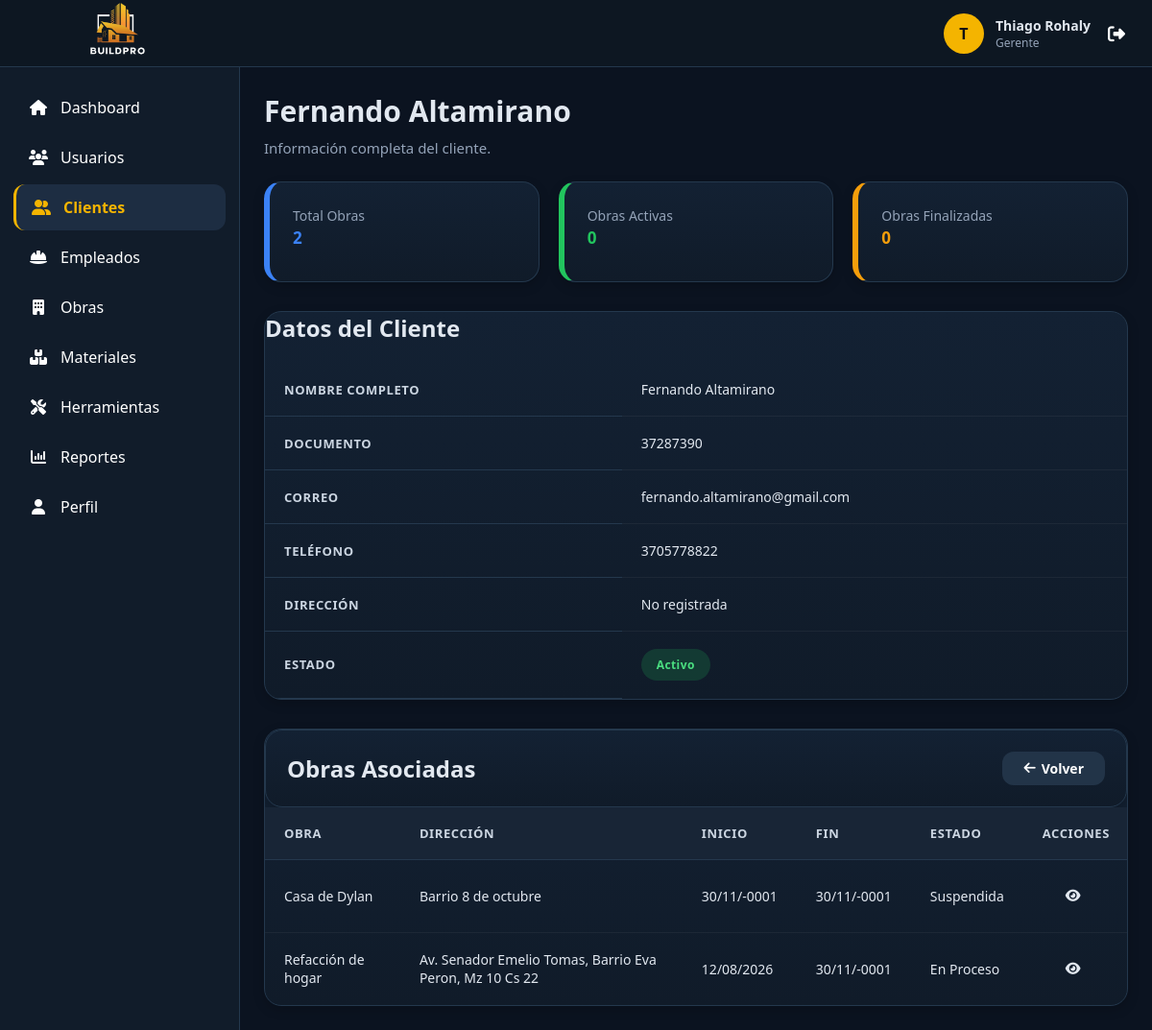
/vistas/clientes/ver.php?id=26 (signed in), run on an earlier commit of the app's database.
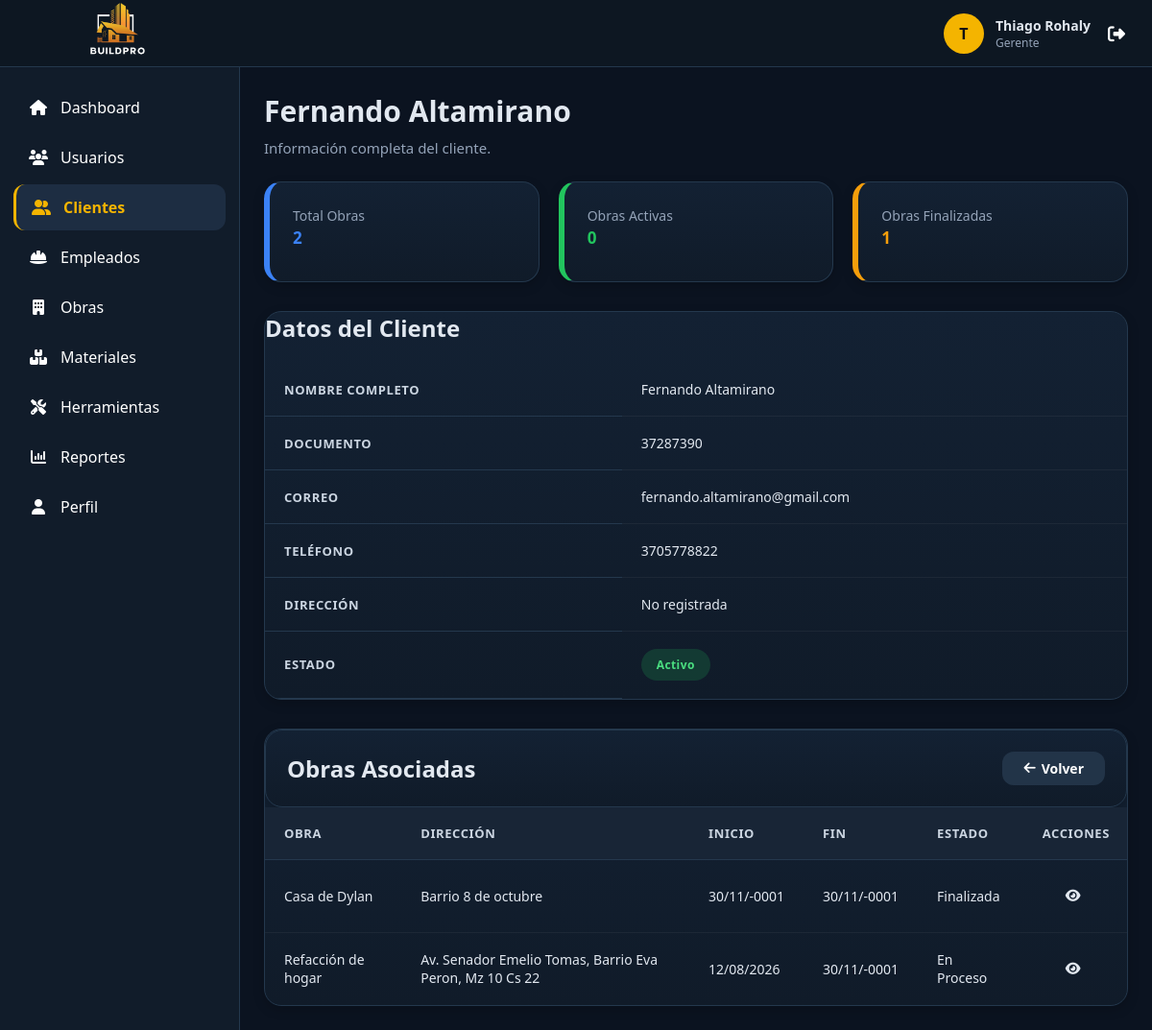
And on a later commit of the database.
### tables this page shows
CREATE TABLE `obra` (
  `id_obra` int(11) NOT NULL,
  `id_usuario` int(11) NOT NULL,
  `id_jefe_obra` int(11) DEFAULT NULL,
  `nombre_obra` varchar(150) NOT NULL,
  `direccion` varchar(255) NOT NULL,
  `descripcion` text DEFAULT NULL,
  `fecha_inicio` date DEFAULT NULL,
  `fecha_fin` date DEFAULT NULL,
  `estado` enum('Planificacion','En Proceso','Finalizada','Cancelada','Suspendida') DEFAULT 'Planificacion',
  `activo` tinyint(1) NOT NULL DEFAULT 1
);

### modelos/Conexion.php (called while the page is built)
<?php
class Conexion {
    private $host = "localhost";
    private $usuario = "root";
    private $password = "";
    private $baseDatos = "constructora";
public function conectar(){
    try {
        $conexion = new PDO(
            "mysql:host=".$this->host.
            ";dbname=".$this->baseDatos.
            ";charset=utf8mb4",
            $this->usuario,
            $this->password
        );
        $conexion->setAttribute(
            PDO::ATTR_ERRMODE,
            PDO::ERRMODE_EXCEPTION
        );
        return $conexion;
    } catch(PDOException $e){
        die("Error de conexión: ".$e->getMessage());
    }
}
}
?>

### modelos/Cliente.php (called while the page is built, shortened)
<?php
require_once "Conexion.php";
class Cliente
{
    private $conexion;
    public function __construct()
    {
        $db = new Conexion();
        $this->conexion = $db->conectar();
    }
    public function obtenerPorId($id)
    {
        $sql = "
            SELECT *
            FROM usuario
            WHERE id_usuario = ?
            AND id_rol = 6
            LIMIT 1
        ";
        $stmt = $this->conexion->prepare($sql);
        $stmt->execute([$id]);
        return $stmt->fetch(PDO::FETCH_ASSOC);
    }
    public function obtenerObras($idCliente)
    {
        $sql = "
            SELECT
                id_obra,
                nombre_obra,
                direccion,
                fecha_inicio,
                fecha_fin,
                estado,
                activo
            FROM obra
            WHERE id_usuario = ?
            ORDER BY id_obra DESC
        ";
        $stmt = $this->conexion->prepare($sql);
        $stmt->execute([$idCliente]);
        return $stmt->fetchAll(PDO::FETCH_ASSOC);
    }
    public function obtenerResumen($idCliente)
    {
        $sql = "
        SELECT
            COUNT(*) AS total_obras,
            SUM(CASE WHEN estado = 'En ejecución' THEN 1 ELSE 0 END) AS obras_activas,
            SUM(CASE WHEN estado = 'Finalizada' THEN 1 ELSE 0 END) AS obras_finalizadas
        FROM obra
        WHERE id_usuario = ?
    ";
        $stmt = $this->conexion->prepare($sql);
        $stmt->execute([$idCliente]);
        return $stmt->fetch(PDO::FETCH_ASSOC);
    }
}

### vistas/clientes/ver.php (the view, shortened to what the changed rows need)
<?php
require_once "../../modelos/Cliente.php";
$modeloCliente = new Cliente();
$cliente = $modeloCliente->obtenerPorId($_GET["id"]);
$obras = $modeloCliente->obtenerObras($_GET["id"]);
$resumen = $modeloCliente->obtenerResumen($_GET["id"]);
require_once "../../layouts/header.php";
?>
<main class="content">
    <div class="page-title no-print">
        <h1>
            <?= $cliente["nombre"] . " " . $cliente["apellido"]; ?>
        </h1>
    </div>
    <div class="alert-container">
        <div class="alert alert-warning">
            <p>Obras Finalizadas</p>
            <h3>
                <?= $resumen["obras_finalizadas"] ?? 0; ?>
            </h3>
        </div>
    </div>
    <div class="table-container">
        <h2 style="margin-bottom:20px;">
            Datos del Cliente
        </h2>
        <table class="table">
            <tbody>
                <tr>
                    <th>Nombre Completo</th>
                </tr>
                <tr>
                    <th>Documento</th>
                </tr>
                <tr>
                    <th>Correo</th>
                </tr>
                <tr>
                    <th>Teléfono</th>
                </tr>
                <tr>
                    <th>Dirección</th>
                </tr>
                <tr>
                    <th>Estado</th>
                </tr>
            </tbody>
        </table>
    </div>
    <div class="table-container">
        <div class="toolbar">
            <div class="toolbar-left">
                <h2>
                    Obras Asociadas
                </h2>
            </div>
        </div>
        <table class="table">
            <thead>
                <tr>
                    <th>Obra</th>
                    <th>Dirección</th>
                    <th>Inicio</th>
                    <th>Fin</th>
                    <th>Estado</th>
                    <th>Acciones</th>
                </tr>
            </thead>
            <tbody>
                <?php foreach ($obras as $obra) { ?>
                    <tr>
                        <td>
                            <?= $obra["nombre_obra"]; ?>
                        </td>
                        <td>
                            <?= $obra["direccion"]; ?>
                        </td>
                        <td>
                            <?= date("d/m/Y", strtotime($obra["fecha_inicio"])); ?>
                        </td>
                        <td>
                            <?= !empty($obra["fecha_fin"])
                                ? date("d/m/Y", strtotime($obra["fecha_fin"]))
                                : "-"; ?>
                        </td>
                        <td>
                            <?= $obra["estado"]; ?>
                        </td>
                        <td>
                            <a
                                href="../obras/ver.php?id=<?= $obra["id_obra"]; ?>"
                                class="btn btn-info">
                                <i class="fa-solid fa-eye"></i>
                            </a>
                        </td>
                    </tr>
                <?php } ?>
            </tbody>
        </table>
    </div>
</main>
<?php require_once "../../layouts/footer.php"; ?>

What changed in the data, as far as the page shows it:
changed obra "Casa de Dylan": estado "Suspendida" → "Finalizada"
Also different on the page:
$resumen["obras_finalizadas"]: "0" → "1"
